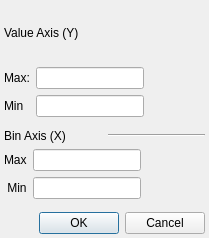
<?xml version="1.0" encoding="UTF-8"?>
<ui version="4.0">
 <class>AxisSettingsDialog</class>
 <widget class="QDialog" name="AxisSettingsDialog">
  <property name="geometry">
   <rect>
    <x>0</x>
    <y>0</y>
    <width>209</width>
    <height>238</height>
   </rect>
  </property>
  <property name="windowTitle">
   <string>Axis Settings</string>
  </property>
  <property name="sizeGripEnabled">
   <bool>false</bool>
  </property>
  <property name="modal">
   <bool>false</bool>
  </property>
  <layout class="QVBoxLayout" name="verticalLayout">
   <property name="spacing">
    <number>6</number>
   </property>
   <property name="margin">
    <number>4</number>
   </property>
   <item>
    <widget class="QLabel" name="label_27">
     <property name="text">
      <string>Value Axis (Y)</string>
     </property>
    </widget>
   </item>
   <item>
    <layout class="QFormLayout" name="formLayout">
     <item row="0" column="0">
      <widget class="QLabel" name="label">
       <property name="text">
        <string>Max:</string>
       </property>
      </widget>
     </item>
     <item row="0" column="1">
      <widget class="QLineEdit" name="YAxisMax">
       <property name="sizePolicy">
        <sizepolicy hsizetype="Fixed" vsizetype="Fixed">
         <horstretch>0</horstretch>
         <verstretch>0</verstretch>
        </sizepolicy>
       </property>
       <property name="maximumSize">
        <size>
         <width>16777215</width>
         <height>16777215</height>
        </size>
       </property>
      </widget>
     </item>
     <item row="1" column="0">
      <widget class="QLabel" name="label_26">
       <property name="text">
        <string>Min</string>
       </property>
      </widget>
     </item>
     <item row="1" column="1">
      <widget class="QLineEdit" name="YAxisMin">
       <property name="sizePolicy">
        <sizepolicy hsizetype="Fixed" vsizetype="Fixed">
         <horstretch>0</horstretch>
         <verstretch>0</verstretch>
        </sizepolicy>
       </property>
       <property name="maximumSize">
        <size>
         <width>16777215</width>
         <height>16777215</height>
        </size>
       </property>
      </widget>
     </item>
    </layout>
   </item>
   <item>
    <layout class="QHBoxLayout" name="horizontalLayout">
     <item>
      <widget class="QLabel" name="label_2">
       <property name="text">
        <string>Bin Axis (X)</string>
       </property>
      </widget>
     </item>
     <item>
      <widget class="Line" name="line">
       <property name="orientation">
        <enum>Qt::Horizontal</enum>
       </property>
      </widget>
     </item>
    </layout>
   </item>
   <item>
    <layout class="QFormLayout" name="formLayout_2">
     <item row="0" column="0">
      <widget class="QLabel" name="label_25">
       <property name="text">
        <string>Max</string>
       </property>
      </widget>
     </item>
     <item row="0" column="1">
      <widget class="QLineEdit" name="XAxisMax">
       <property name="sizePolicy">
        <sizepolicy hsizetype="Fixed" vsizetype="Fixed">
         <horstretch>0</horstretch>
         <verstretch>0</verstretch>
        </sizepolicy>
       </property>
       <property name="maximumSize">
        <size>
         <width>16777215</width>
         <height>16777215</height>
        </size>
       </property>
      </widget>
     </item>
     <item row="1" column="0">
      <widget class="QLabel" name="label_24">
       <property name="text">
        <string> Min</string>
       </property>
      </widget>
     </item>
     <item row="1" column="1">
      <widget class="QLineEdit" name="XAxisMin">
       <property name="sizePolicy">
        <sizepolicy hsizetype="Fixed" vsizetype="Fixed">
         <horstretch>0</horstretch>
         <verstretch>0</verstretch>
        </sizepolicy>
       </property>
       <property name="maximumSize">
        <size>
         <width>16777215</width>
         <height>16777215</height>
        </size>
       </property>
      </widget>
     </item>
    </layout>
   </item>
   <item>
    <widget class="QDialogButtonBox" name="buttonBox">
     <property name="orientation">
      <enum>Qt::Horizontal</enum>
     </property>
     <property name="standardButtons">
      <set>QDialogButtonBox::Cancel|QDialogButtonBox::Ok</set>
     </property>
    </widget>
   </item>
  </layout>
 </widget>
 <resources/>
 <connections>
  <connection>
   <sender>buttonBox</sender>
   <signal>accepted()</signal>
   <receiver>AxisSettingsDialog</receiver>
   <slot>accept()</slot>
   <hints>
    <hint type="sourcelabel">
     <x>208</x>
     <y>220</y>
    </hint>
    <hint type="destinationlabel">
     <x>157</x>
     <y>237</y>
    </hint>
   </hints>
  </connection>
  <connection>
   <sender>buttonBox</sender>
   <signal>rejected()</signal>
   <receiver>AxisSettingsDialog</receiver>
   <slot>reject()</slot>
   <hints>
    <hint type="sourcelabel">
     <x>208</x>
     <y>226</y>
    </hint>
    <hint type="destinationlabel">
     <x>208</x>
     <y>237</y>
    </hint>
   </hints>
  </connection>
 </connections>
</ui>
